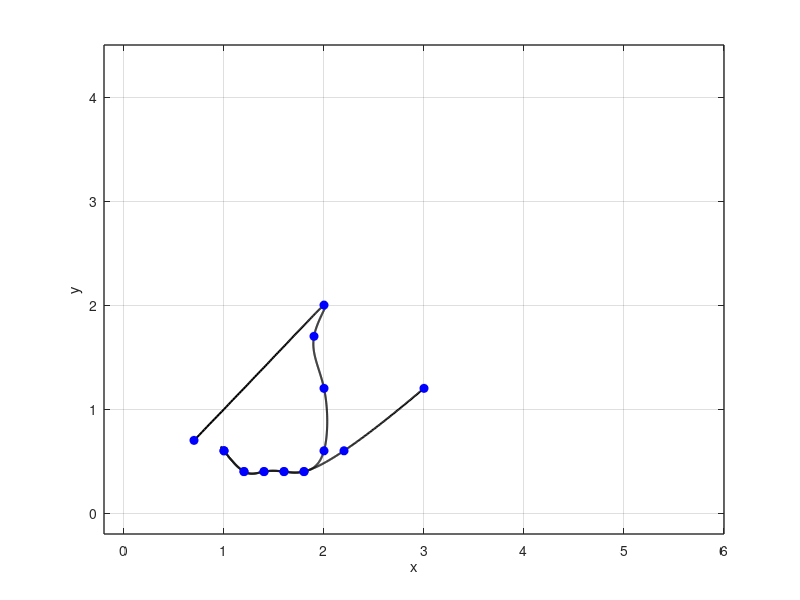

Source code (MATLAB):
% cursive letter 's'

x = [0.7 2 1.9 2 2 1.8 1.6 1.4 1.2 1 1 1.2 1.4 1.6 1.8 2.2 3];
y = [0.7 2 1.7 1.2 0.6 0.4 0.4 0.4 0.4 0.6 0.6 0.4 0.4 0.4 0.4 0.6 1.2];
n = length(x);
t = 0:n-1;
tt = 0:0.01:n-1;

xx = spline(t, x, tt);
yy = spline(t, y, tt);

figure(1)
plot(xx, yy, 'k', 'LineWidth', 1.5)
hold on
plot(x, y, 'bo', 'MarkerFaceColor', 'b')
axis([-0.2 6 -0.2 4.5])
grid on
xlabel('x')
ylabel('y')
set(gca, 'FontSize', 10, 'LineWidth', 1)
grid on